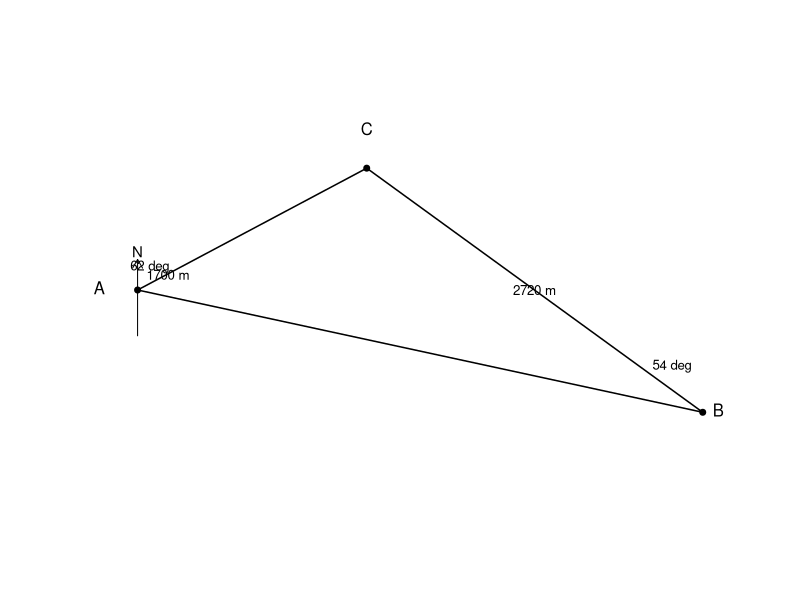

Write R code to recreate this figure.
setwd("C:/Users/18904/Github/junior-mathematics/codes")
if(!dir.exists("../figures"))dir.create("../figures")

# week168-4: triangle region with bearings
draw4=function(){
  plot(0,0,xlim=c(-200,3900),ylim=c(-1000,1000),type="n",asp=1,axes=FALSE,xlab="",ylab="")
  # A=(0,0), B=(3702,-801), C=(1501,798)
  polygon(c(0,3702,1501),c(0,-801,798),lwd=1.5,density=0)
  points(c(0,3702,1501),c(0,-801,798),pch=19,cex=0.8)
  text(-150,0,"A",pos=2,cex=1)
  text(3702,-801,"B",pos=4,cex=1)
  text(1501,798+150,"C",pos=3,cex=1)
  # north arrow at A
  arrows(0,-300,0,200,lwd=1,length=0.1);text(0,250,"N",cex=0.9)
  text(200,100,"1700 m",cex=0.8)
  text(2600,0,"2720 m",cex=0.8)
  text(80,150,"62 deg",cex=0.8)
  text(3500,-500,"54 deg",cex=0.8)
}
cairo_pdf("../figures/week168-4.pdf",width=4,height=4,family="sans");draw4();dev.off()
svglite::svglite("../figures/week168-4.svg",width=4,height=4);draw4();dev.off()
